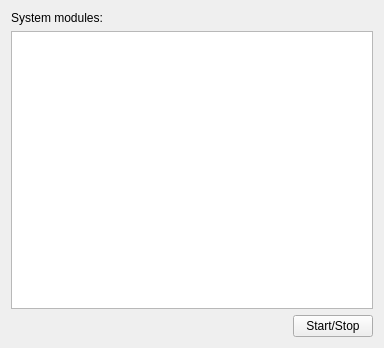
<?xml version="1.0" encoding="UTF-8"?>
<ui version="4.0">
 <class>CoreConfigurationUI</class>
 <widget class="QWidget" name="CoreConfigurationUI">
  <property name="geometry">
   <rect>
    <x>0</x>
    <y>0</y>
    <width>384</width>
    <height>348</height>
   </rect>
  </property>
  <property name="windowTitle">
   <string>CoreConfigurationUI</string>
  </property>
  <layout class="QVBoxLayout" name="verticalLayout">
   <item>
    <widget class="QLabel" name="label">
     <property name="text">
      <string>System modules:</string>
     </property>
    </widget>
   </item>
   <item>
    <widget class="QTreeView" name="treeView"/>
   </item>
   <item>
    <layout class="QHBoxLayout" name="horizontalLayout_2">
     <property name="spacing">
      <number>0</number>
     </property>
     <item>
      <spacer name="horizontalSpacer">
       <property name="orientation">
        <enum>Qt::Horizontal</enum>
       </property>
       <property name="sizeHint" stdset="0">
        <size>
         <width>363</width>
         <height>20</height>
        </size>
       </property>
      </spacer>
     </item>
     <item>
      <widget class="QPushButton" name="controlButton">
       <property name="text">
        <string>Start/Stop</string>
       </property>
      </widget>
     </item>
    </layout>
   </item>
  </layout>
 </widget>
 <resources/>
 <connections>
  <connection>
   <sender>treeView</sender>
   <signal>clicked(QModelIndex)</signal>
   <receiver>controlButton</receiver>
   <slot>toggle()</slot>
   <hints>
    <hint type="sourcelabel">
     <x>217</x>
     <y>192</y>
    </hint>
    <hint type="destinationlabel">
     <x>317</x>
     <y>328</y>
    </hint>
   </hints>
  </connection>
 </connections>
</ui>
